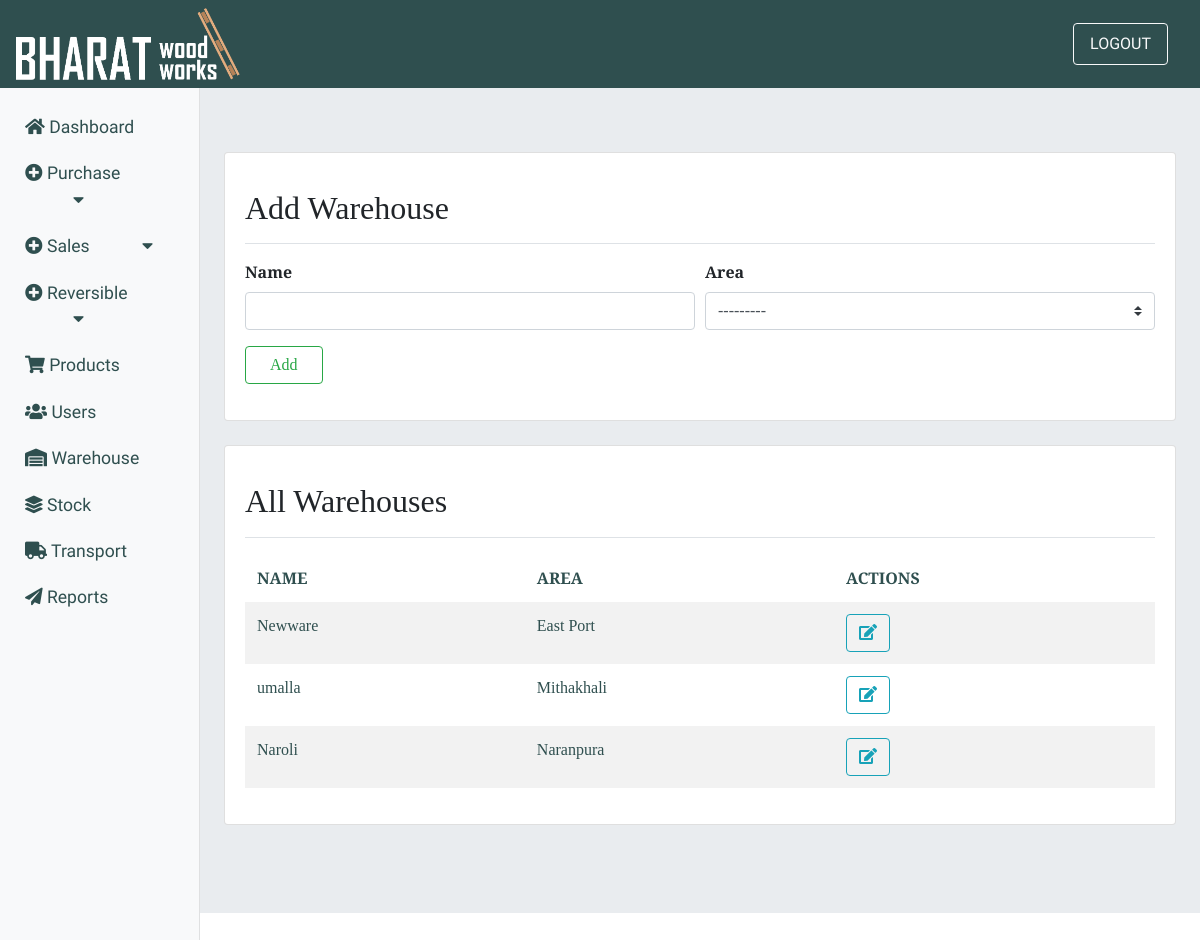
/warehouse/ (signed in), run on the app's committed database.
### purchase/models.py (models this page shows, shortened)
class Warehouse(models.Model):
    warehouse_name = models.CharField(max_length=30)
    area = models.ForeignKey(Area,on_delete=models.DO_NOTHING,null=True,blank=False)
    is_active = models.BooleanField(default=True)

### inventory/models.py (models this page shows)
class Area(models.Model):
    area_name = models.CharField(max_length=20)
    city = models.ForeignKey(City,on_delete=models.DO_NOTHING,null=True,blank=False)
    def __str__(self):
        return self.area_name

### purchase/views.py (the view, shortened to what this page needs)
# urls.py: path('warehouse/', views.warehouse, name='warehouse'),
@login_required(login_url='login')
def warehouse(request):
    context = {}
    warehouse_data = Warehouse.objects.all().order_by('-id')
    warehouseform = WarehouseForm()
    context = {'warehouseform': warehouseform,
               'warehouse_data': warehouse_data}
    return render(request, 'purchase/warehouse.html', context)

### purchase/forms.py
class WarehouseForm(forms.ModelForm):
    area = forms.ModelChoiceField(queryset=area,widget=forms.Select(attrs={'class':'custom-select'}))
    class Meta():
        model = Warehouse
        fields = ('warehouse_name','area')

### purchase/templates/purchase/warehouse.html (shortened to what this page needs)
{% extends 'inventory/main.html' %}
{% block content %}
<div class="card mb-4">
    <div class="card-body">
        <div
            class="d-flex justify-content-between flex-wrap flex-md-nowrap align-items-center pt-3 pb-2 mb-3 border-bottom">
            <h1 class="h2">Add Warehouse</h1>
        </div>
        <form method="POST">
            <div class="form-row">
                <div class="col-sm-6 mb-3">
                    <label class="font-weight-bold">Name</label>
                    <input type="text" class="form-control" name="warehouse_name" required>
                </div>
                <div class="col-sm-6 mb-3">
                    <label class="font-weight-bold">Area</label>
                    {{ warehouseform.area }}
                </div>
            </div>
            <input type="submit" value="Add" class="btn btn-outline-success mb-3 px-4">
        </form>
    </div>
</div>
<div class="card mb-4">
    <div class="card-body">
        <div
            class="d-flex justify-content-between flex-wrap flex-md-nowrap align-items-center pt-3 pb-2 mb-3 border-bottom">
            <h1 class="h2">All Warehouses</h1>
        </div>
        <table class="table table-striped table-borderless" data-toggle="table" data-search="true"
            data-show-toggle="true" data-show-fullscreen="true" data-show-columns="true">
            <thead>
                <tr>
                    <th>NAME</th>
                    <th>AREA</th>
                    <th>ACTIONS</th>
                </tr>
            </thead>
            <tbody>
                {% for ware in warehouse_data %}
                <tr>
                    <td>{{ware.warehouse_name}}</td>
                    <td>{{ware.area}}</td>
                    <td>
                        <a href="#" class="btn btn-outline-info" data-toggle="modal"
                            data-target="#modaledit{{ ware.id }}">
                            <i class="fas fa-edit"></i>
                        </a>
                    </td>
                </tr>
                {% endfor %}
            </tbody>
        </table>
    </div>
</div>
{% endblock %}

### static/css/dashboard.css (style rules this page uses)
:root { --Sniglet-font: "Sniglet", cursive; --Rubik: "Rubik", cursive; --Patua: "Patua One", cursive; --Lobster: "lobster", cursive; --Merriweather: "Merriweather Sans", cursive; --light-black: #2e2c2caf; --bggradient: linear-gradient(to bottom, #ff5733, #ffffff); --light-gray: rgba(255, 255, 255, 0.877); }
tr, td { color: darkslategrey; }

### data on the page
Warehouse: warehouse_name "Newware", area "East Port"
Warehouse: warehouse_name "umalla", area "Mithakhali"
Warehouse: warehouse_name "Naroli", area "Naranpura"
